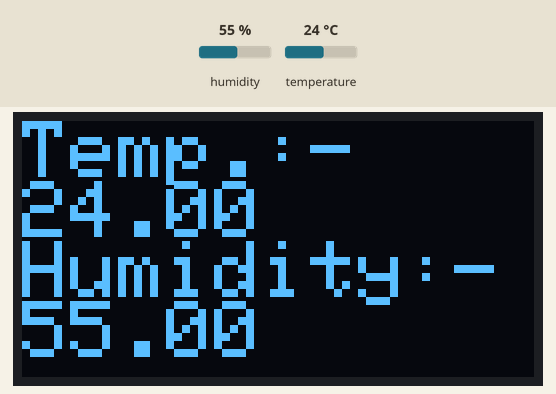
Bench run of a sketch on a simulated ESP8266 (NodeMCU). On the bench: 128×64 one-colour display. The test bench sets the inputs (shaded band); at power-on: humidity 55 %, temperature 24 °C. What the sketch prints to the serial monitor is not drawn.

Above: at 2.8 s.
2.9 s: humidity set to 22 %
At 5.1 s:
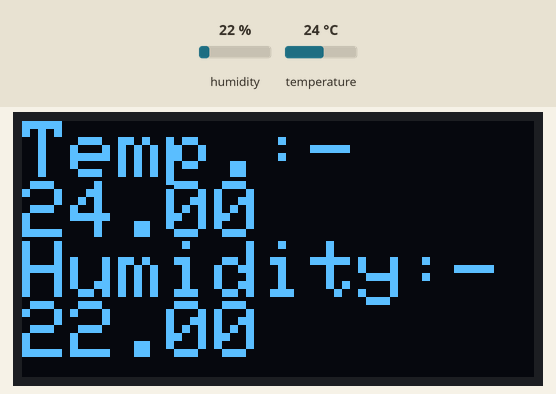
5.6 s: temperature set to 12 °C
At 7.3 s:
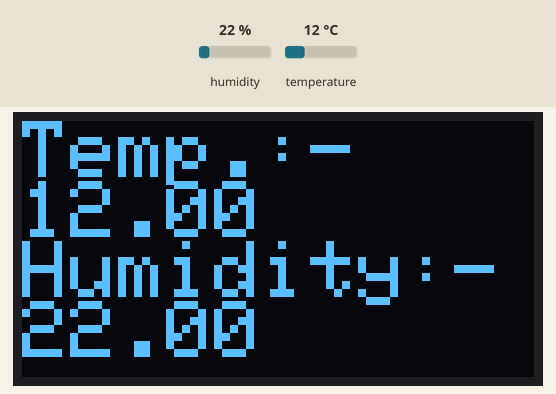
7.6 s: humidity set to 40 %
At 8.6 s:
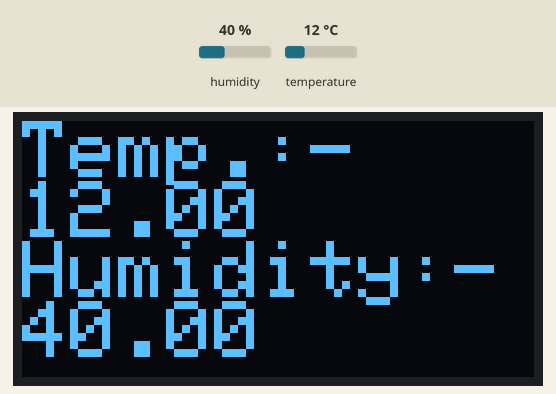
9.7 s: temperature set to 19 °C
At 10.9 s:
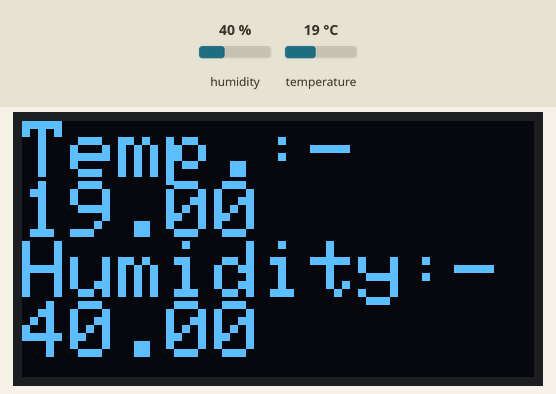
Timing chart, 0 to 12.7 s (numbered marks = the images above; inputs shaded):
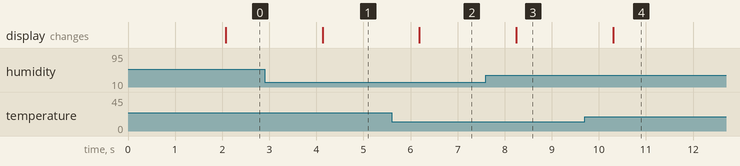

The sketch:

nodeMCUthermometer.ino
```cpp
#include <Wire.h>
#include <Adafruit_GFX.h>
#include <Adafruit_SSD1306.h>
#include "DHT.h"
#include <ESP8266WiFi.h>
#include <WiFiClient.h>
#include <ESP8266WebServer.h>

///Define WiFi Credentials
#ifndef APSSID
#define APSSID "ESP.net"
#define APPSK  "thereisnospoon"
#endif
const char *ssid = APSSID;
const char *password = APPSK;

#define DHTTYPE DHT11

#define dht_dpin 0
DHT dht(dht_dpin, DHTTYPE);

#define SCREEN_WIDTH 128 // OLED display width, in pixels
#define SCREEN_HEIGHT 64 // OLED display height, in pixels

// Declaration for an SSD1306 display connected to I2C (SDA, SCL pins)
Adafruit_SSD1306 display(SCREEN_WIDTH, SCREEN_HEIGHT, &Wire, -1);

ESP8266WebServer server(80);


void handleRoot() {
  float t = dht.readTemperature();
  float h = dht.readHumidity();
  String res = "Temperature: " + String(t) + "&#8451;<br>Humidity: " + String(h) + "%";
  server.send(200, "text/html", res);
}

void handleTemperature(){
  float t = dht.readTemperature();
  server.send(200, "text/html", String(t));
}

void handleHumidity(){
  float h = dht.readHumidity();
  server.send(200, "text/html", String(h));
}

void setup() {
  Serial.begin(115200);
  dht.begin();

  if(!display.begin(SSD1306_SWITCHCAPVCC, 0x3C)) { // Address 0x3D for 128x64
    Serial.println(F("SSD1306 allocation failed"));
    for(;;);
  }
  delay(2000);
  WiFi.softAP(ssid, password);

  IPAddress myIP = WiFi.softAPIP();
  Serial.print("AP IP address: ");
  Serial.println(myIP);
  server.on("/", handleRoot);
  server.on("/temperature", handleTemperature);
  server.on("/humidity", handleHumidity);
  server.begin();
  Serial.println("HTTP server started");

  while(1){
    float t = dht.readTemperature();
    float h = dht.readHumidity();
    server.handleClient();
    display.clearDisplay();
    server.handleClient();
    display.setTextSize(2);
    server.handleClient();
    display.setTextColor(WHITE);
    server.handleClient();
    display.setCursor(0,0);
    server.handleClient();
    display.println("Temp.:-");
    server.handleClient();
    display.setCursor(0, 15);
    server.handleClient();
    display.println(t);
    server.handleClient();
    display.setCursor(0,30);
    server.handleClient();
    display.println("Humidity:-");
    server.handleClient();
    display.setCursor(0,45);
    server.handleClient();
    display.println(h);
    server.handleClient();
    display.display();
    server.handleClient();
    delay(100);
    server.handleClient();
  }
}

void loop() {

}
```

Measured:
- after the input at 2.9 s, the display: changes after 1.2 s (image 1)
- after the input at 5.6 s, the display: changes after 0.59 s (image 2)
- after the input at 7.6 s, the display: changes after 0.65 s (image 3)
- after the input at 9.7 s, the display: changes after 0.60 s (image 4)
